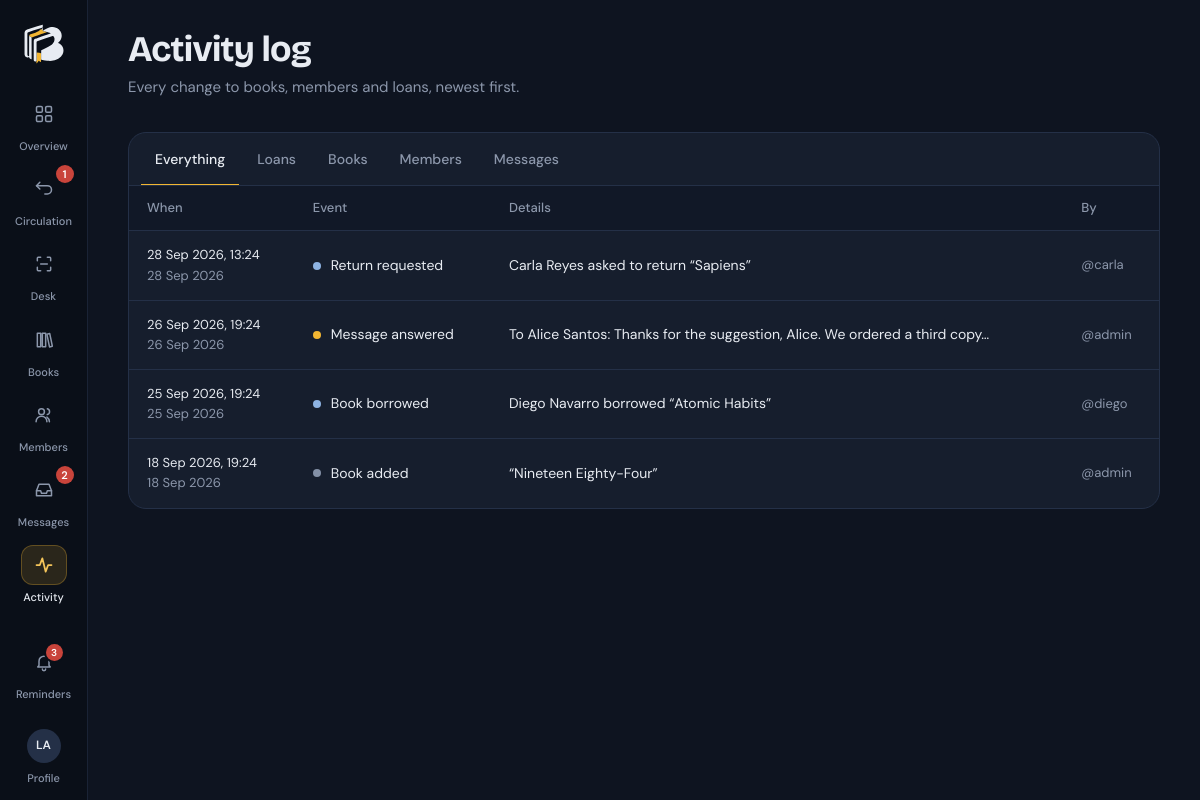
The app's page /admin/activity.php (signed in) with its own data.
### tables this page shows
CREATE TABLE users (
  id            INT UNSIGNED AUTO_INCREMENT PRIMARY KEY,
  name          VARCHAR(120) NOT NULL,
  username      VARCHAR(60)  NOT NULL UNIQUE,
  email         VARCHAR(160) NULL,
  phone         VARCHAR(40)  NULL,
  password_hash VARCHAR(255) NOT NULL,
  role          ENUM('admin','member') NOT NULL DEFAULT 'member',
  is_active     TINYINT(1)   NOT NULL DEFAULT 1,
  last_login_at DATETIME     NULL,
  created_at    DATETIME     NOT NULL DEFAULT CURRENT_TIMESTAMP,
  INDEX idx_users_role (role)
);

CREATE TABLE activity_log (
  id         INT UNSIGNED AUTO_INCREMENT PRIMARY KEY,
  user_id    INT UNSIGNED NULL,
  actor      VARCHAR(60)  NOT NULL,
  action     VARCHAR(60)  NOT NULL,
  details    VARCHAR(255) NULL,
  created_at DATETIME NOT NULL DEFAULT CURRENT_TIMESTAMP,
  INDEX idx_activity_created (created_at)
);

### includes/db.php (called while the page is built, shortened)
<?php
function db(): PDO
{
    static $pdo = null;
    if ($pdo) return $pdo;
    $c = config('db');
    try {
        if ($c['driver'] === 'sqlite') {
            $pdo = new PDO('sqlite:' . $c['sqlite_path']);
            $pdo->exec('PRAGMA foreign_keys = ON');
        } else {
            $dsn = sprintf('mysql:host=%s;port=%d;dbname=%s;charset=utf8mb4', $c['host'], $c['port'], $c['name']);
            $pdo = new PDO($dsn, $c['user'], $c['pass']);
            $pdo->exec("SET time_zone = '" . date('P') . "'");
        }
    } catch (PDOException $e) {
        http_response_code(500);
        $hint = config('debug')
            ? htmlspecialchars($e->getMessage())
            : 'Please try again later.';
        exit('<!doctype html><meta charset="utf-8"><title>Database unavailable</title>'
            . '<body style="margin:0;background:#0E1420;color:#E8ECF2;font-family:system-ui,sans-serif">'
            . '<div style="max-width:560px;margin:15vh auto;padding:0 24px;line-height:1.55">'
            . '<h1 style="font-weight:600">Can\'t reach the database</h1>'
            . '<p>BookTrack could not connect to MySQL. Make sure MySQL is running in XAMPP, then open '
            . '<a style="color:#F5C55A" href="' . htmlspecialchars(url('setup.php')) . '">setup.php</a> to create the database '
            . '(or import <code>database/booktrack.sql</code> in phpMyAdmin).</p>'
            . '<pre style="white-space:pre-wrap;background:#161E2D;border:1px solid #243047;padding:12px;border-radius:10px;color:#B4BDCC">' . $hint . '</pre></div></body>');
    }
    $pdo->setAttribute(PDO::ATTR_ERRMODE, PDO::ERRMODE_EXCEPTION);
    $pdo->setAttribute(PDO::ATTR_DEFAULT_FETCH_MODE, PDO::FETCH_ASSOC);
    $pdo->setAttribute(PDO::ATTR_EMULATE_PREPARES, false);
    return $pdo;
}
function q(string $sql, array $params = []): PDOStatement
{
    $stmt = db()->prepare($sql);
    $stmt->execute($params);
    return $stmt;
}
function q_all(string $sql, array $params = []): array
{
    return q($sql, $params)->fetchAll();
}
function q_one(string $sql, array $params = []): ?array
{
    $row = q($sql, $params)->fetch();
    return $row === false ? null : $row;
}
function q_val(string $sql, array $params = [])
{
    $v = q($sql, $params)->fetchColumn();
    return $v === false ? null : $v;
}

### includes/auth.php (called while the page is built, shortened)
<?php
function current_user(bool $refresh = false): ?array
{
    static $cache = [];
    $id = $_SESSION['user_id'] ?? null;
    if ($refresh || !array_key_exists($id, $cache)) {
        $cache[$id] = q_one('SELECT id, name, username, email, phone, role, is_active, created_at FROM users WHERE id = ?', [$id]);
    }
    $user = $cache[$id];
    return $user;
}
function home_for(array $user): string
{
    return $user['role'] === 'admin' ? 'admin/index.php' : 'discover.php';
}
function require_login(): array
{
    $user = current_user();
    return $user;
}
function require_role(string $role): array
{
    $user = require_login();
    return $user;
}

### includes/holds.php (called while the page is built, shortened)
<?php
function holds_ensure_schema(): void
{
    $done = true;
    try {
        return;
    } catch (PDOException $e) {
    }
}

### includes/chat.php (called while the page is built, shortened)
<?php
function chat_ensure_schema(): void
{
    static $done = false;
    if ($done) return;
    $done = true;
    try {
        db()->query('SELECT 1 FROM chat_messages LIMIT 1');
        return;
    } catch (PDOException $e) {
    }
}
function chat_unread_conversations(): int
{
    chat_ensure_schema();
    return (int)q_val("SELECT COUNT(DISTINCT member_id) FROM chat_messages WHERE sender = 'member' AND read_at IS NULL");
}

### includes/bootstrap.php (called while the page is built, shortened)
<?php
function config(string $key, $default = null)
{
    $value = $GLOBALS['__config'];
    foreach (explode('.', $key) as $part) {
        $value = $value[$part];
    }
    return $value;
}
require_once __DIR__ . '/db.php';
require_once __DIR__ . '/helpers.php';
require_once __DIR__ . '/auth.php';
require_once __DIR__ . '/library.php';
require_once __DIR__ . '/chat.php';
require_once __DIR__ . '/holds.php';

### includes/library.php (called while the page is built, shortened)
<?php
function reminders_for(array $user): array
{
    $items = [];
    if ($user['role'] === 'admin') {
        $requests = q_all("SELECT l.id, b.title, u.name FROM loans l JOIN books b ON b.id = l.book_id JOIN users u ON u.id = l.user_id
                           WHERE l.status = 'return_requested' ORDER BY l.id DESC LIMIT 5");
        foreach ($requests as $r) {
            $items[] = ['tone' => 'info', 'icon' => 'swap', 'title' => 'Ready to check in',
                'text' => $r['name'] . ' is returning “' . $r['title'] . '”', 'url' => url('admin/loans.php', ['tab' => 'requests'])];
        }
        $overdue = (int)q_val("SELECT COUNT(*) FROM loans WHERE status = 'borrowed' AND due_at < ?", [today()]);
        if ($overdue) $items[] = ['tone' => 'late', 'icon' => 'clock', 'title' => plural($overdue, 'overdue book'),
            'text' => 'Follow up with the members who have them', 'url' => url('admin/loans.php', ['tab' => 'overdue'])];
        $waiting = chat_unread_conversations();
        if ($waiting) $items[] = ['tone' => 'info', 'icon' => 'message', 'title' => plural($waiting, 'member') . ' waiting for a reply',
            'text' => 'Open the inbox to answer', 'url' => url('admin/messages.php')];
        return $items;
    }
    return $items;
}

### admin/activity.php (the view, shortened to what this page needs)
<?php
require __DIR__ . '/../includes/bootstrap.php';
$user = require_role('admin');
$groups = ['' => 'Everything', 'loan' => 'Loans', 'book' => 'Books', 'member' => 'Members', 'message' => 'Messages'];
$group = array_key_exists(input('type'), $groups) ? input('type') : '';
$where = $group !== '' ? 'WHERE action LIKE ?' : '';
$params = $group !== '' ? [$group . '.%'] : [];
$p = paginate((int)q_val("SELECT COUNT(*) FROM activity_log $where", $params), 25);
$rows = q_all("SELECT * FROM activity_log $where ORDER BY created_at DESC, id DESC LIMIT {$p['per']} OFFSET {$p['offset']}", $params);
$active = 'activity';
require __DIR__ . '/../includes/partials/header.php';
?>
<header class="page-head">
  <div class="page-head__title">
    <h1>Activity log</h1>
    <p>Every change to books, members and loans, newest first.</p>
  </div>
</header>
<section class="card card--flush">
  <nav class="tabs" style="padding:0 12px" aria-label="Activity filters">
    <?php foreach ($groups as $k => $label): ?>
      <a href="<?= e(url('admin/activity.php', array_filter(['type' => $k]))) ?>" <?= $group === $k ? 'aria-current="page"' : '' ?>><?= e($label) ?></a>
    <?php endforeach; ?>
  </nav>
  <?php if ($rows): ?>
  <div class="table-wrap">
    <table class="table table--stack">
      <thead><tr><th>When</th><th>Event</th><th>Details</th><th>By</th></tr></thead>
      <tbody>
      <?php foreach ($rows as $r): ?>
        <tr>
          <td class="nowrap small"><?= e(fmt_date($r['created_at'], 'j M Y, H:i')) ?><br><span class="muted"><?= e(time_ago($r['created_at'])) ?></span></td>
          <td class="nowrap"><span class="row" style="gap:10px"><span class="dot <?= activity_dot($r['action']) ?>" style="margin:0"></span><?= e(activity_label($r['action'])) ?></span></td>
          <td><?= e($r['details']) ?></td>
          <td class="small muted">@<?= e($r['actor']) ?></td>
        </tr>
      <?php endforeach; ?>
      </tbody>
    </table>
  </div>
  <?php else: ?>
    <div class="empty"><?= empty_art('activity') ?><h3>Nothing logged yet</h3></div>
  <?php endif; ?>
</section>
<?php require __DIR__ . '/../includes/partials/footer.php'; ?>

### includes/partials/header.php (shortened to what this page needs)
<?php
$user = current_user();
$active = $active ?? '';
$isAdmin = $user && $user['role'] === 'admin';
if ($user && !$isAdmin) {
    $navCounts = [
        'loans'    => (int)q_val("SELECT COUNT(*) FROM loans WHERE user_id = ? AND status = 'borrowed' AND due_at <= ?",
                        [(int)$user['id'], date('Y-m-d', strtotime('+' . (int)config('library.due_soon_days') . ' days'))])
                      + ready_hold_count((int)$user['id']),
        'messages' => unread_replies((int)$user['id']),
    ];
    $nav = [
        ['discover.php', 'discover', 'compass', 'Discover'],
        ['loans.php', 'loans', 'book', 'My loans', $navCounts['loans']],
        ['favorites.php', 'favorites', 'heart', 'Favorites'],
        ['messages.php', 'messages', 'message', 'Messages', $navCounts['messages']],
    ];
} elseif ($isAdmin) {
    $navCounts = [
        'returns'  => (int)q_val("SELECT COUNT(*) FROM loans WHERE status = 'return_requested'"),
        'messages' => chat_unread_conversations(),
    ];
    $nav = [
        ['admin/index.php', 'overview', 'grid', 'Overview'],
        [$navCounts['returns'] ? 'admin/loans.php?tab=requests' : 'admin/loans.php', 'loans', 'swap', 'Circulation', $navCounts['returns']],
        ['admin/desk.php', 'desk', 'scan', 'Desk'],
        ['admin/books.php', 'books', 'books', 'Books'],
        ['admin/members.php', 'members', 'users', 'Members'],
        ['admin/messages.php', 'messages', 'inbox', 'Messages', $navCounts['messages']],
        ['admin/activity.php', 'activity', 'activity', 'Activity'],
    ];
}
$theme = ($_COOKIE['bt_theme'] ?? '') === 'light' ? 'light' : 'dark';
$reminders = $user ? reminders_for($user) : [];
?><!doctype html>
<html lang="en" data-theme="<?= $theme ?>">
<head>
  <link rel="stylesheet" href="<?= e(asset('css/app.css')) ?>">
</head>
<body class="<?= e($bodyClass ?? '') ?>"<?= $user ? ' data-search-api="' . e(url('api/search.php')) . '"' : '' ?>>
<?php if ($user):
    $home = url(home_for($user));
?>
<div class="app" id="app">
  <aside class="sidebar" id="sidebar" aria-label="Sidebar">
    <a class="brand" href="<?= e($home) ?>" aria-label="BookTrack home">
      <?= logo_mark() ?>
    </a>
    <nav class="nav" aria-label="Main">
      <?php foreach ($nav as $item): ?>
        <a href="<?= e(url($item[0])) ?>" <?= $active === $item[1] ? 'aria-current="page"' : '' ?>>
          <span class="nav__icon"><?= icon($item[2]) ?></span>
          <span class="nav__label"><?= e($item[3]) ?></span>
          <?php if (!empty($item[4])): ?><span class="count" aria-label="<?= (int)$item[4] ?> <?= $item[1] === 'messages' ? 'new' : 'need attention' ?>"><?= (int)$item[4] ?></span><?php endif; ?>
        </a>
      <?php endforeach; ?>
    </nav>
    <div class="rail-user">
      <button class="rail-bell" type="button" popovertarget="reminders" aria-label="Reminders<?= $reminders ? ', ' . count($reminders) . ' new' : '' ?>">
        <span class="nav__icon"><?= icon('bell') ?><?php if ($reminders): ?><span class="count"><?= count($reminders) > 9 ? '9+' : count($reminders) ?></span><?php endif; ?></span>
        <span class="nav__label">Reminders</span>
      </button>
      <a class="rail-account" href="<?= e(url('profile.php')) ?>" <?= $active === 'profile' ? 'aria-current="page"' : '' ?> title="<?= e($user['name']) ?>">
        <span class="nav__icon"><span class="avatar"><?= e(initials($user['name'])) ?></span></span>
        <span class="nav__label">Profile</span>
      </a>
    </div>
  </aside>
  <div class="shell">
    <main class="main" id="main">
<?php endif; ?>

### records on screen
users: name "LA"
activity_log: created_at "28 Sep 2026, 13:24", created_at "28 Sep 2026", action "Return requested", details "Carla Reyes asked to return “Sapiens”", actor "carla"
activity_log: created_at "26 Sep 2026, 19:24", created_at "26 Sep 2026", action "Message answered", details "To Alice Santos: Thanks for the suggestion, Alice. We ordered a third copy…", actor "admin"
activity_log: created_at "25 Sep 2026, 19:24", created_at "25 Sep 2026", action "Book borrowed", details "Diego Navarro borrowed “Atomic Habits”", actor "diego"
activity_log: created_at "18 Sep 2026, 19:24", created_at "18 Sep 2026", action "Book added", details "“Nineteen Eighty-Four”", actor "admin"

### other values on screen
$item[3] "Overview"
$item[3] "Circulation"
$item[4] "1"
$item[3] "Desk"
$item[3] "Books"
$item[3] "Members"
$item[3] "Messages"
$item[4] "2"
$item[3] "Activity"
count($reminders) "3"
$label "Everything"
$label "Loans"
$label "Books"
$label "Members"
$label "Messages"
